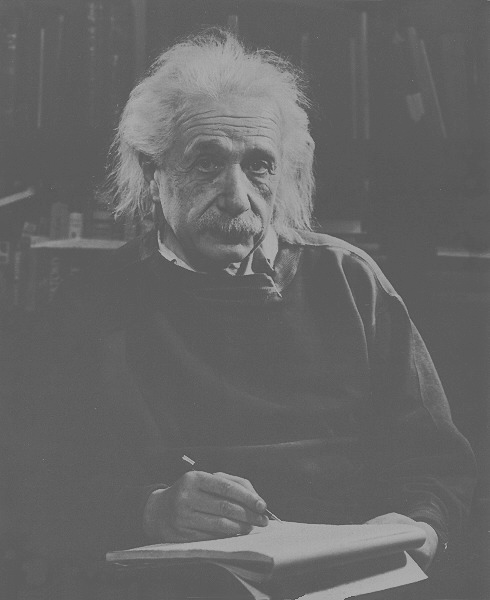
#> input picture c1.tif, 490 x 600 px
$ jupyter execute Untitled.ipynb
#> lines starting #> are read from the running program, lines starting #| are printed output that depends on the picture
[cell 1]
import cv2
import matplotlib.pyplot as plt

[cell 2]
image=cv2.imread('c1.tif')
#> image is the input picture: shape (600, 490, 3); min 74, max 178, mean 102.4
plt.imshow(image,cmap='gray')

[cell 3]
image=cv2.cvtColor(image,cv2.COLOR_RGB2GRAY)
#> image: shape (600, 490)

[cell 4]
hist1=cv2.calcHist([image],[0],None,[256],[0,256])
#> hist1 = 256 values, max 42848 at index 95, min 0 at index 0, mean 1148.4
plt.plot(hist1)
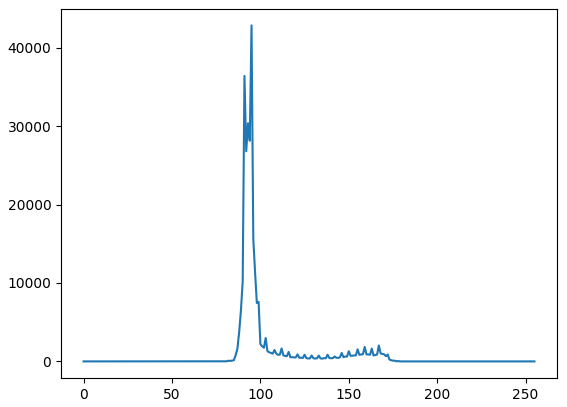
#> figure drawn by matplotlib, 1 panel; curve peaks at x = 95, y = 42848

[cell 5]
optimized_image=cv2.equalizeHist(image)
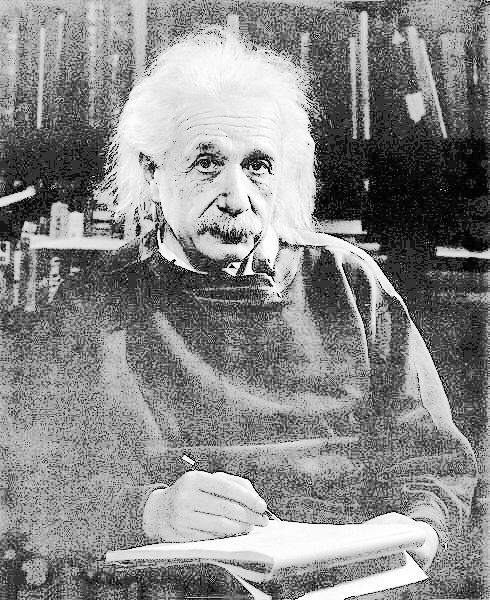
#> optimized_image: shape (600, 490); min 0, max 255, mean 136.8
plt.imshow(optimized_image,cmap='gray')
